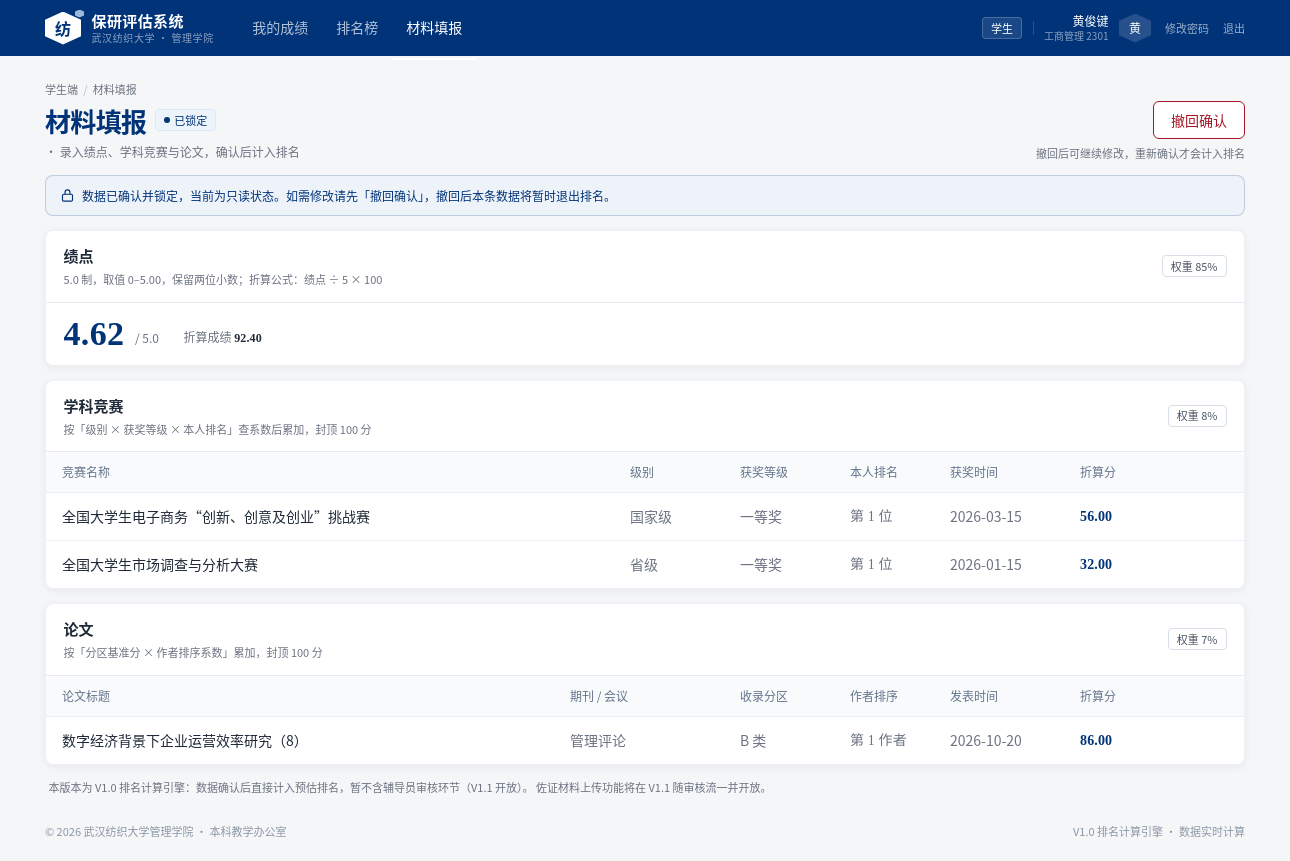
/student/entry (signed in), run on the app's committed database.
### tables this page shows
CREATE TABLE student (
    id                INTEGER PRIMARY KEY AUTOINCREMENT,
    user_id           INTEGER NOT NULL UNIQUE REFERENCES sys_user(id),
    student_no        TEXT NOT NULL UNIQUE,
    name              TEXT NOT NULL,
    major_id          INTEGER NOT NULL REFERENCES major(id),
    class_id          INTEGER REFERENCES class_group(id),
    grade_year        INTEGER,
    enrollment_status TEXT NOT NULL DEFAULT 'ACTIVE'
                      CHECK (enrollment_status IN ('ACTIVE','SUSPENDED','LEFT','GRADUATED')),
    -- 绩点由学生手工录入（V1.0–V1.2 不对接教务系统，见 PRD 4.2）
    gpa               REAL NOT NULL DEFAULT 0,
    gpa_scale         REAL NOT NULL DEFAULT 5.0,
    gpa_source        TEXT,
    gpa_updated_at    TEXT
);

CREATE TABLE major (
    id          INTEGER PRIMARY KEY AUTOINCREMENT,
    college_id  INTEGER NOT NULL REFERENCES college(id),
    name        TEXT NOT NULL,
    code        TEXT,
    is_active   INTEGER NOT NULL DEFAULT 1
);

CREATE TABLE class_group (
    id           INTEGER PRIMARY KEY AUTOINCREMENT,
    major_id     INTEGER NOT NULL REFERENCES major(id),
    name         TEXT NOT NULL,
    grade_year   INTEGER NOT NULL,
    counselor_id INTEGER REFERENCES sys_user(id)
);

CREATE TABLE score_rule (
    id           INTEGER PRIMARY KEY AUTOINCREMENT,
    year         INTEGER NOT NULL,
    version      TEXT NOT NULL,                    -- 如 V1.0
    gpa_weight   REAL NOT NULL,
    comp_weight  REAL NOT NULL,
    paper_weight REAL NOT NULL,
    gpa_scale    REAL NOT NULL DEFAULT 5.0,
    comp_coef    TEXT NOT NULL,                    -- JSON：级别×奖项 系数
    paper_coef   TEXT NOT NULL,                    -- JSON：分区 基准分
    comp_cap     REAL NOT NULL DEFAULT 100,
    paper_cap    REAL NOT NULL DEFAULT 100,
    status       TEXT NOT NULL DEFAULT 'ACTIVE' CHECK (status IN ('ACTIVE','ARCHIVED')),
    effective_at TEXT NOT NULL,
    created_by   INTEGER,
    created_at   TEXT NOT NULL DEFAULT (datetime('now','localtime')),
    UNIQUE (year, version)
);

CREATE TABLE competition (
    id          INTEGER PRIMARY KEY AUTOINCREMENT,
    student_id  INTEGER NOT NULL REFERENCES student(id),
    year        INTEGER NOT NULL,
    name        TEXT NOT NULL,
    level       TEXT NOT NULL CHECK (level IN ('NATIONAL','PROVINCIAL','SCHOOL')),
    award       TEXT NOT NULL CHECK (award IN ('FIRST','SECOND','THIRD')),
    team_rank   INTEGER NOT NULL DEFAULT 1,        -- 本人排名（参与者第几位）
    award_date  TEXT,
    status      TEXT NOT NULL DEFAULT 'DRAFT' CHECK (status IN ('DRAFT','CONFIRMED')),
    created_at  TEXT NOT NULL DEFAULT (datetime('now','localtime')),
    updated_at  TEXT
);

CREATE TABLE paper (
    id           INTEGER PRIMARY KEY AUTOINCREMENT,
    student_id   INTEGER NOT NULL REFERENCES student(id),
    year         INTEGER NOT NULL,
    title        TEXT NOT NULL,
    venue        TEXT,                             -- 期刊 / 会议名
    index_type   TEXT NOT NULL CHECK (index_type IN ('A','B','C','D')),
    author_order INTEGER NOT NULL DEFAULT 1,
    publish_date TEXT,
    status       TEXT NOT NULL DEFAULT 'DRAFT' CHECK (status IN ('DRAFT','CONFIRMED')),
    created_at   TEXT NOT NULL DEFAULT (datetime('now','localtime')),
    updated_at   TEXT
);

### app.py (the view)
    @app.route("/student/entry")
    @role_required("STUDENT")
    def student_entry():
        db = get_db()
        year = current_year(db)
        stu = get_current_student(db)
        part = get_participation(db, stu["id"], year)
        comps = db.execute(
            "SELECT * FROM competition WHERE student_id = ? AND year = ? ORDER BY id",
            (stu["id"], year)).fetchall()
        papers = db.execute(
            "SELECT * FROM paper WHERE student_id = ? AND year = ? ORDER BY id",
            (stu["id"], year)).fetchall()
        rule = scoring.load_rule(db, year)
        locked = part is not None and part["status"] == "CONFIRMED"
        return render_template(
            "student/entry.html",
            year=year, stu=stu, part=part, comps=comps, papers=papers,
            rule=rule, locked=locked,
            freeze_at=get_config(db, "freeze_at"),
            level_label=scoring.LEVEL_LABEL,
            award_label=scoring.AWARD_LABEL,
            index_label=scoring.INDEX_LABEL,
        )

### templates/student/entry.html (shortened to what this page needs)
{% extends "base.html" %}
{% block user_sub %}{{ stu.major_name }} {{ stu.class_name[-4:] if stu.class_name else '' }}{% endblock %}
{% block content %}
{% set fmt = "%.2f" %}
<div class="mt-2 flex items-end justify-between">
  <div>
    <div class="flex items-center gap-1.5 text-[11px] text-muted">
      <span>学生端</span><span class="text-[#b4bcc7]">/</span><span>材料填报</span>
    </div>
    <div class="mt-1 flex items-center gap-2.5">
      <h1 class="text-[26px] font-semibold tracking-tight text-fdu-blue">材料填报</h1>
      {% if locked %}
        <span class="badge badge-blue"><span class="status-dot"></span>已锁定</span>
      {% else %}
        <span class="badge badge-outline">草稿</span>
      {% endif %}
    </div>
    <p class="mt-1 text-[12px] text-muted">{{ year_label }} · 录入绩点、学科竞赛与论文，确认后计入排名</p>
  </div>
  <div class="text-right">
    {% if locked %}
      <form method="post" action="{{ url_for('withdraw_participation') }}"
            onsubmit="return confirm('撤回后数据恢复可编辑，同时退出排名，确定吗？')">
        <button class="btn btn-danger-outline">撤回确认</button>
      </form>
      <p class="mt-1.5 text-[11px] text-muted">撤回后可继续修改，重新确认才会计入排名</p>
    {% endif %}
  </div>
</div>
{% if locked %}
<div class="mt-4 flex items-center gap-2 rounded-card border border-fdu-blue/20 bg-fdu-blue-50 px-4 py-3 text-[12px] text-fdu-blue">
  <svg width="15" height="15" viewBox="0 0 24 24" fill="none" stroke="currentColor" stroke-width="1.8" stroke-linecap="round" stroke-linejoin="round" aria-hidden="true">
    <rect x="4" y="10" width="16" height="11" rx="2" /><path d="M8 10V7a4 4 0 1 1 8 0v3" />
  </svg>
  数据已确认并锁定，当前为只读状态。如需修改请先「撤回确认」，撤回后本条数据将暂时退出排名。
</div>
{% endif %}
<section class="card mt-4">
  <div class="flex items-center justify-between border-b border-line px-5 py-4">
    <div>
      <h2 class="text-[15px] font-semibold text-ink">绩点</h2>
      <p class="mt-1 text-[11px] text-muted">
        5.0 制，取值 0–5.00，保留两位小数；折算公式：绩点 ÷ {{ rule.gpa_scale|int }} × 100
      </p>
    </div>
    <span class="badge badge-outline">权重 {{ rule.gpa_weight|int }}%</span>
  </div>
  <div class="px-5 py-4">
    {% if locked %}
      <div class="flex items-end gap-3">
        <span class="font-num text-[34px] font-semibold leading-none text-fdu-blue">{{ stu.gpa }}</span>
        <span class="pb-1 text-[12px] text-muted">/ {{ rule.gpa_scale|int }}.0</span>
        <span class="ml-4 pb-1 text-[12px] text-muted">
          折算成绩 <strong class="font-num text-ink">{{ fmt|format(stu.gpa / rule.gpa_scale * 100) }}</strong>
        </span>
      </div>
    {% endif %}
  </div>
</section>
<section class="card mt-4">
  <div class="flex items-center justify-between border-b border-line px-5 py-4">
    <div>
      <h2 class="text-[15px] font-semibold text-ink">学科竞赛</h2>
      <p class="mt-1 text-[11px] text-muted">
        按「级别 × 获奖等级 × 本人排名」查系数后累加，封顶 {{ rule.comp_cap|int }} 分
      </p>
    </div>
    <span class="badge badge-outline">权重 {{ rule.comp_weight|int }}%</span>
  </div>
  <table class="data-table">
    <thead>
      <tr>
        <th>竞赛名称</th>
        <th class="w-[110px]">级别</th>
        <th class="w-[110px]">获奖等级</th>
        <th class="w-[100px]">本人排名</th>
        <th class="w-[130px]">获奖时间</th>
        <th class="w-[100px]">折算分</th>
        <th class="w-[80px]"></th>
      </tr>
    </thead>
    <tbody>
      {% for c in comps %}
      <tr>
        <td class="font-medium">{{ c.name }}</td>
        <td class="text-muted">{{ level_label[c.level] }}</td>
        <td class="text-muted">{{ award_label[c.award] }}</td>
        <td class="font-num text-muted">第 {{ c.team_rank }} 位</td>
        <td class="text-muted">{{ c.award_date or '—' }}</td>
        <td class="font-num score-strong">{{ fmt|format(rule.comp_coef[c.level][c.award] * ([1.0,0.7,0.5][c.team_rank-1] if c.team_rank in [1,2,3] else 0.3)) }}</td>
        <td class="text-right">
        </td>
      </tr>
      {% else %}
      <tr><td colspan="7" class="py-8 text-center text-[13px] text-muted">还没有录入竞赛，没有可跳过</td></tr>
      {% endfor %}
    </tbody>
  </table>
</section>
<section class="card mt-4">
  <div class="flex items-center justify-between border-b border-line px-5 py-4">
    <div>
      <h2 class="text-[15px] font-semibold text-ink">论文</h2>
      <p class="mt-1 text-[11px] text-muted">
        按「分区基准分 × 作者排序系数」累加，封顶 {{ rule.paper_cap|int }} 分
      </p>
    </div>
    <span class="badge badge-outline">权重 {{ rule.paper_weight|int }}%</span>
  </div>
  <table class="data-table">
    <thead>
      <tr>
        <th>论文标题</th>
        <th class="w-[170px]">期刊 / 会议</th>
        <th class="w-[110px]">收录分区</th>
        <th class="w-[100px]">作者排序</th>
        <th class="w-[130px]">发表时间</th>
        <th class="w-[100px]">折算分</th>
        <th class="w-[80px]"></th>
      </tr>
    </thead>
    <tbody>
      {% for p in papers %}
      <tr>
        <td class="font-medium">{{ p.title }}</td>
        <td class="text-muted">{{ p.venue or '—' }}</td>
        <td class="text-muted">{{ index_label[p.index_type] }}</td>
        <td class="font-num text-muted">第 {{ p.author_order }} 作者</td>
        <td class="text-muted">{{ p.publish_date or '—' }}</td>
        <td class="font-num score-strong">{{ fmt|format(rule.paper_coef[p.index_type] * ([1.0,0.6,0.4][p.author_order-1] if p.author_order in [1,2,3] else 0.2)) }}</td>
        <td class="text-right">
        </td>
      </tr>
      {% else %}
      <tr><td colspan="7" class="py-8 text-center text-[13px] text-muted">还没有录入论文，没有可跳过</td></tr>
      {% endfor %}
    </tbody>
  </table>
</section>
<p class="mt-4 px-1 text-[11px] text-muted">
  本版本为 V1.0 排名计算引擎：数据确认后直接计入预估排名，暂不含辅导员审核环节（V1.1 开放）。
  佐证材料上传功能将在 V1.1 随审核流一并开放。
</p>
{% endblock %}

### templates/base.html (shortened to what this page needs)
<!DOCTYPE html>
<html lang="zh-CN">
<head>
  <script src="{{ url_for('static', filename='js/tailwind.js') }}"></script>
  <link rel="stylesheet" href="{{ url_for('static', filename='css/styles.css') }}" />
</head>
<body class="bg-canvas text-ink">
<header class="sticky top-0 z-40 bg-fdu-blue text-white">
  <div class="shell flex h-16 items-center">
    <a href="{{ url_for('home') }}" class="flex shrink-0 items-center gap-3" aria-label="返回首页">
      <span class="relative inline-flex">
        <span class="hex hex-36 bg-white text-[16px] font-bold text-fdu-blue">纺</span>
        <span class="hex hex-corner" aria-hidden="true"></span>
      </span>
      <span class="leading-tight">
        <span class="block text-[15px] font-semibold tracking-wide">保研评估系统</span>
        <span class="mt-0.5 block text-[10px] tracking-[0.06em] text-white/55">武汉纺织大学 · 管理学院</span>
      </span>
    </a>
    <nav class="ml-7 flex h-16 items-center" aria-label="主导航">
      {% if current_user.role == 'STUDENT' %}
        <a href="{{ url_for('student_scores') }}"
           class="nav-link {{ 'nav-link-active' if request.endpoint == 'student_scores' }}">我的成绩</a>
        <a href="{{ url_for('student_ranking') }}"
           class="nav-link {{ 'nav-link-active' if request.endpoint == 'student_ranking' }}">排名榜</a>
        <a href="{{ url_for('student_entry') }}"
           class="nav-link {{ 'nav-link-active' if request.endpoint and request.endpoint.startswith('student_entry') }}">材料填报</a>
      {% elif current_user.role == 'COUNSELOR' %}
        <a href="{{ url_for('counselor_students') }}"
           class="nav-link {{ 'nav-link-active' if request.endpoint == 'counselor_students' }}">班级排名</a>
        <span class="nav-link nav-link-disabled" aria-disabled="true"
              title="材料审核在 V1.1 版本开放">材料审核</span>
      {% else %}
        <a href="{{ url_for('admin_rules') }}"
           class="nav-link {{ 'nav-link-active' if request.endpoint == 'admin_rules' }}">评分规则</a>
        <a href="{{ url_for('counselor_students') }}"
           class="nav-link {{ 'nav-link-active' if request.endpoint == 'counselor_students' }}">学院排名</a>
      {% endif %}
    </nav>
    <div class="ml-auto flex items-center gap-3">
      <span class="badge border-white/20 bg-white/10 text-white">{{ current_user.role_label }}</span>
      <div class="text-right leading-tight">
        <div class="text-[12px] font-medium">{{ current_user.name }}</div>
        <div class="mt-0.5 text-[10px] text-white/55">
          {% block user_sub %}{{ role_label[current_user.role] }}{% endblock %}
        </div>
      </div>
      <span class="hex hex-32 bg-white/15 text-[12px] font-medium text-white">
        {{ current_user.name[0] if current_user.name else '·' }}
      </span>
      <a href="{{ url_for('change_password') }}" class="ml-1 text-[11px] text-white/60 transition-colors hover:text-white">修改密码</a>
      <a href="{{ url_for('logout') }}" class="ml-1 text-[11px] text-white/60 transition-colors hover:text-white">退出</a>
    </div>
  </div>
</header>
<main class="shell pb-2 pt-5">
  {% block content %}{% endblock %}
</main>
<footer class="shell flex items-center justify-between py-6 text-[11px] text-[#8b97a6]">
  <span>© 2026 武汉纺织大学管理学院 · 本科教学办公室</span>
  <span>V1.0 排名计算引擎 · 数据实时计算</span>
</footer>
</body>
</html>

### data on the page
student: name "黄俊键", gpa "4.62", gpa.gpa_scale "92.40"
major: major_name "工商管理"
class_group: name "2301"
score_rule: gpa_scale "5", gpa_weight "85", comp_cap "100", comp_weight "8", paper_cap "100", paper_weight "7"
competition: name "全国大学生电子商务“创新、创意及创业”挑战赛", level "国家级", award "一等奖", team_rank "1", award_date "2026-03-15", level+award+team_rank "56.00"
competition: name "全国大学生市场调查与分析大赛", level "省级", award "一等奖", team_rank "1", award_date "2026-01-15", level+award+team_rank "32.00"
paper: title "数字经济背景下企业运营效率研究（8）", venue "管理评论", index_type "B 类", author_order "1", publish_date "2026-10-20", index_type+author_order "86.00"

### other printed values
{{ current_user.role_label }} "学生"
{{ current_user.name[0] if current_user.name else '·' }} "黄"
